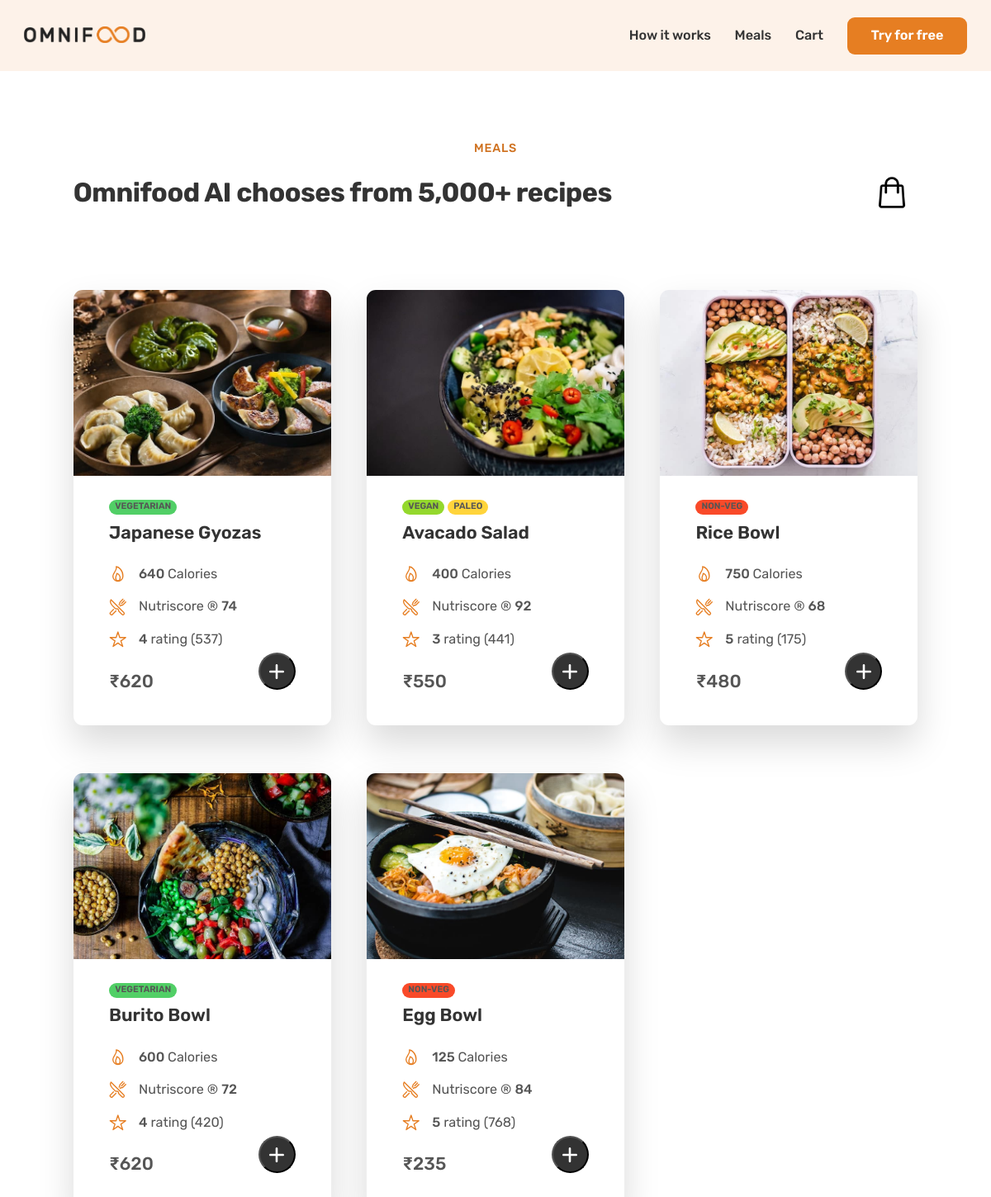
/meals.php, run on the app's committed database.
### tables this page shows
CREATE TABLE `meal` (
  `id` int(3) NOT NULL,
  `title` varchar(30) NOT NULL,
  `calories` int(3) NOT NULL,
  `nutriscore` int(3) NOT NULL,
  `ratings` int(2) NOT NULL,
  `votes` int(5) NOT NULL,
  `image_name` varchar(50) NOT NULL,
  `price` int(4) NOT NULL
);

### models/meal_model.php (called while the page is built, shortened)
<?php
    function get_meal_data($con) {
        $query = "SELECT m.id, m.title, m.calories, m.nutriscore, m.ratings, m.votes, m.image_name, m.price, t.name ";
        $query .= "FROM meal m JOIN meals_tags mt ON m.id = mt.meal_id ";
        $query .=  "JOIN tags t ON mt.tags_id = t.id ";
        $res = mysqli_query($con, $query);
        return ($res);
    }
?>

### controllers/meal_cntr.php (called while the page is built)
<?php
    function meal_data ($con) {
        $res = get_meal_data($con);
        $all_cards = array();
        $card_present = false;
        while ($row = mysqli_fetch_assoc($res)) {
          $newId = $row['id'];
          if (count($all_cards) != 0) {
            foreach ($all_cards as &$card) {
              if ($card['id'] == $newId) {
                array_push($card['tags'], $row['name']);
                $card_present = true;
                break;
              }
            }
          }
          if (!$card_present) {
            $card_data = array();
            $card_data['id'] = $row['id'];
            $card_data['title'] = $row['title'];
            $card_data['calories'] = $row['calories'];
            $card_data['nutriscore'] = $row['nutriscore'];
            $card_data['ratings'] = $row['ratings'];
            $card_data['votes'] = $row['votes'];
            $card_data['image_name'] = $row['image_name'];
            $card_data['price'] = $row['price'];
            $card_data['tags'] = array($row['name']);
            array_push($all_cards, $card_data);
          }
          $card_present = false;
        }
        return ($all_cards);
    }
?>

### components/meal.php (the view)
<?php
  include "db.php";
  include "models/meal_model.php";
  include "controllers/meal_cntr.php";
  $all_cards = meal_data($con);
  foreach ($all_cards as $row) {
    $id = $row['id'];
    $title = $row['title'];
    $calories = $row['calories'];
    $nutriscore = $row['nutriscore'];
    $ratings = $row['ratings'];
    $votes = $row['votes'];
    $img_name = $row['image_name'];
    $price = $row['price'];
    $tags = $row['tags'];
    ?>
    <div class="meal">
      <div class="meal-img-div">
        <img src="img/meals/<?php echo $img_name; ?>.jpg" class="meal-img" alt="<?php echo $title; ?>" />
      </div>
      <div class="meal-content">
        <div class="meal-tags">
        <?php
          foreach ($tags as $tag) {
            ?>
            <span class="tag tag--<?php echo strtolower($tag) ?>"><?php echo $tag ?></span>
            <?php
          }
        ?>
        </div>
        <div>
          <p class="meal-title"><?php echo $title; ?></p>
          <ul class="meal-attributes">
            <li class="meal-attribute">
              <ion-icon class="meal-icon" name="flame-outline"></ion-icon><span> <strong><?php echo $calories." "; ?></strong>Calories</span>
            </li>
            <li class="meal-attribute">
              <ion-icon class="meal-icon" name="restaurant-outline"></ion-icon><span> Nutriscore &reg;
                <strong><?php echo $nutriscore; ?></strong></span>
            </li>
            <li class="meal-attribute">
              <ion-icon class="meal-icon" name="star-outline"></ion-icon><span> <strong><?php echo $ratings; ?></strong> rating (<?php echo $votes; ?>)</span>
            </li>
          </ul>
          <div class="card-grid card-price-div">
            <strong>
              <span class="card-price" >&#8377;<?php echo $price ?></span>
            </strong>
            <button id = "<?php echo $id;?>" class="btn-round" onclick="add_to_cart(<?php echo $id; ?>)"><img class="add-icon" src="img/icons/<?php
              if(isset($_SESSION['cart'])) {
                if(in_array($id, $_SESSION['cart'])) {
                  echo "subtract.svg";
                } else {
                  echo "add.svg";
                }
              } else {
                echo "add.svg";
              }
            ?>" alt="add-icon" /></button>
          </div>
        </div>
      </div>
    </div>
    <?php
  }
?>

### meals.php (shortened to what this page needs)
<!DOCTYPE html>
<html lang="en">
<head>
  <link rel="stylesheet" href="css/general.css" />
  <link rel="stylesheet" href="css/style.css" />
  <link rel="stylesheet" href="css/queries.css" />
</head>
<body>
  <header class="header">
    <a href="index.php">
      <img class="logo" alt="Omnifood logo" src="img/omnifood-logo.png" />
    </a>
    <nav class="main-nav">
      <ul class="main-nav-list">
        <li>
          <a class="main-nav-link" href="index.php"> How it works</a>
        </li>
        <li>
          <a class="main-nav-link" href="#"> Meals</a>
        </li>
        <li>
          <a class="main-nav-link" href="cart.php"> Cart </a>
        </li>
        <li>
        <a id="signup-btn" class="logout-btn" onclick="handle_login_meal()">
          <?php
            if(isset($_SESSION['username'])) {
              echo "Logout";
            } else {
              echo "Try for free";
            }
          ?> </a>
        </li>
      </ul>
    </nav>
  </header>
  <section class="section-meals" id="meals">
    <div class="container">
      <span class="subheading center-text"> Meals</span>
      <div class="cart-card-price-div">
        <h2 class="heading-secondary">
          Omnifood AI chooses from 5,000+ recipes
        </h2>
        <a href="cart.php" class= "cart-btn">
          <img class="cart-icon" src="img/icons/cart.png" alt="cart-icon">
        </a>
      </div>
    </div>
    <div class="container grid grid--3-cols margin-bottom-md">
      <?php include "components/meal.php"; ?>
    </div>
  </section>
</body>
</html>

### css/general.css (style rules this page uses)
* { padding: 0; margin: 0; box-sizing: border-box; }
html { font-size: 62.5%; overflow-x: hidden; }
body { font-family: "Rubik", sans-serif; line-height: 1; font-weight: 400; color: #555; overflow-x: hidden; transition: opacity 0.3s ease-in-out; }
.container { max-width: 120rem; padding: 0 3.2rem; margin: 0 auto; }
.grid { display: grid; row-gap: 9.6rem; column-gap: 6.4rem; }
.grid--3-cols { grid-template-columns: repeat(3, 1fr); }
.heading-primary, .heading-secondary, .heading-ternary { font-weight: 700; letter-spacing: -0.5px; color: #333; }
.heading-secondary { font-size: 4.4rem; line-height: 1.2; margin-bottom: 9.6rem; }
.subheading { display: block; font-size: 1.6rem; font-weight: 500; color: #cf711f; text-transform: uppercase; margin-bottom: 1.6rem; letter-spacing: 0.75px; }
.margin-bottom-md { margin-bottom: 4.8rem !important; }
.center-text { text-align: center; }
strong { font-weight: 500; }

### css/style.css (style rules this page uses)
.header { display: flex; justify-content: space-between; align-items: center; background-color: #fdf2e9; height: 9.6rem; padding: 0 4.8rem; position: relative; }
.logo { height: 2.2rem; }
.main-nav-list { list-style: none; display: flex; align-items: center; gap: 4.8rem; }
.main-nav-link:link, .main-nav-link:visited { display: inline-block; text-decoration: none; color: #333; font-weight: 500; font-size: 1.8rem; transition: all 0.3s; }
.section-meals { padding: 9.6rem 0; }
.meal { box-shadow: 0 2.4rem 4.8rem rgba(0, 0, 0, 0.15); border-radius: 11px; overflow: hidden; transition: all 0.4s; }
.meal-content { padding: 3.2rem 4.8rem 4.8rem 4.8rem; }
.meal-tags { margin-bottom: 1.2rem; display: flex; flex-wrap: wrap; gap: 0.4rem; }
.tag { display: inline-block; padding: 0.4rem 0.8rem; font-size: 1.2rem; text-transform: uppercase; color: #555; border-radius: 100px; font-weight: 600; }
.tag--vegetarian { background-color: #51cf66; }
.tag--vegan { background-color: #94d82d; }
.tag--paleo { background-color: #ffd43b; }
.tag--non-veg { background-color: #F94A29; }
.meal-title { font-size: 2.4rem; color: #333; font-weight: 600; margin-bottom: 3.2rem; }
.meal-attributes { list-style: none; display: flex; flex-direction: column; gap: 2rem; }
.meal-attribute { font-size: 1.8rem; display: flex; align-items: center; gap: 1.6rem; }
.meal-icon { height: 2.4rem; width: 2.4rem; color: #e67e22; }
.meal-img-div { width: 35rem; height: 25rem; }
.meal-img { width: 100%; height: 25rem; object-fit: cover; }
.card-grid { display: grid; grid-template-columns: repeat(2, 1fr); }
.card-price-div { position: relative; margin-top: 3.2rem; }
.card-price { font-size: 2.4rem; display: flex; align-items: center; gap: 1.6rem; }
.btn-round { position: absolute; right: 0; bottom: 0; width: 5rem; height: 5rem; font-size: 2rem; background-color: #333; color: white; padding: 1.2rem; border-radius: 50%; display: flex; align-items: center; justify-content: center; }
.add-icon { width: 2rem; }
.cart-card-price-div { display: flex; align-items: center; justify-content: space-between; margin-top: 1.6rem; }
.cart-btn { width: 7rem; height: 7rem; margin-bottom: 9.6rem; display: flex; justify-content: center; align-items: center; background-color: transparent; border: none; }
.cart-icon { margin-top: 0; align-items: flex-start; width: 70%; height: 70%; }
.logout-btn { display: inline-block; text-decoration: none; font-size: 1.8rem; font-weight: 600; padding: 1.6rem 3.2rem; border-radius: 9px; border: none; cursor: pointer; transition: all 0.3s; font-family: inherit; background-color: #e67e22; color: #fff; }

### css/queries.css (style rules this page uses)
@media (max-width: 75em) { html { font-size: 56.25%; } }
@media (max-width: 75em) { .grid { column-gap: 4.8rem; row-gap: 6.4rem; } }
@media (max-width: 75em) { .heading-secondary { font-size: 3.6rem; } }
@media (max-width: 75em) { .header { padding: 0 3.2rem; } }
@media (max-width: 75em) { .main-nav-list { gap: 3.2rem; } }

### data on the page
meal: image_name (picture), tag "VEGETARIAN", title "Japanese Gyozas", calories "640", nutriscore "74", ratings "4", votes "537", price "620"
meal: image_name (picture), tag "NON-VEG", title "Rice Bowl", calories "750", nutriscore "68", ratings "5", votes "175", price "480"
meal: image_name (picture), tag "VEGETARIAN", title "Burito Bowl", calories "600", nutriscore "72", ratings "4", votes "420", price "620"
meal: image_name (picture), tag "NON-VEG", title "Egg Bowl", calories "125", nutriscore "84", ratings "5", votes "768", price "235"

### other printed values
$tag "VEGAN"
$tag "PALEO"
$title "Avacado Salad"
$calories "400"
$nutriscore "92"
$ratings "3"
$votes "441"
$price "550"
